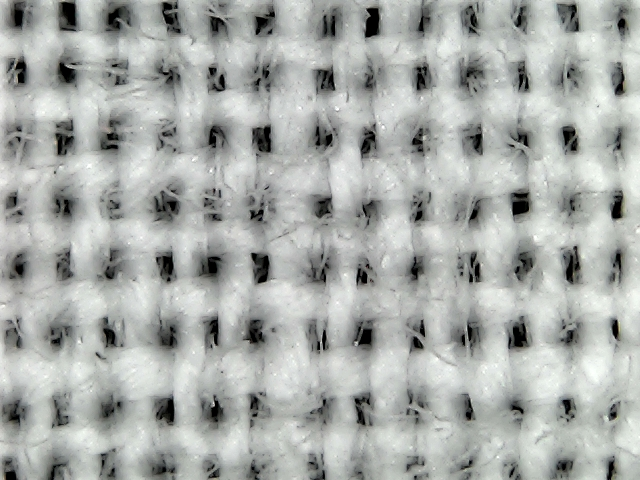
%> input picture 25.jpg, 640 x 480 px
$ octave MainProgram.m   (GNU Octave 9; MATLAB toolbox functions it lacks are replaced by stand-ins)
%> lines starting %> are read from the running program, lines starting %| are printed output that depends on the picture; in (x1, y1, x2, y2) boxes, pixels count from 0 and x2, y2 are one past the last pixel; in counts of white or black regions, pixels touching at a corner belong together; the program's own positions count from 1
### hasHoles.m
function b = hasHoles(I)
   Ipross = 1-im2bw(I);
    figure, imshow(Ipross);
    % clean the holes
    SE = strel('square',5);
    SE2= strel('square',2);
    SE3 = strel('square',5);
    %cleans the image to make it more square
    IE = imclose(Ipross,SE);
    IE = imopen(IE,SE2);
    IE = imdilate(IE,SE3);
    figure, imshow(IE);
    %gets the edge blobs removed.
    Im = imclearborder(IE,8);
    %if there are more than 10 blobs, this means that the image has holes in it
    %and it is ready for hole extraction. Also less than 1000 in the event of
    %many noise holes that did not get smoothed by the noise removal.
    [L,N] = bwlabel(Im);
    b = 0;
    if(N < 1000 && N > 10)
        b = 1;
    else
        b = 0;
    end
    %Get The average area of all holes in the image

    if(b == 1)
        f = regionprops(L);
        avgArea = 0;
        for i = 1:length(f)
            avgArea = avgArea + f(i).Area(1);
        end
        avgArea =avgArea/length(f);
        %Get the standard deviation of the blobs
        sigma = 0;
        for i = 1:length(f)
            t = f(i).Area(1) - avgArea;
            sigma = sigma + (t*t);
        end
        sigma = sigma / length(f);
        sigma = sqrt(sigma);

        %count again leaving out the outliers.
        count = 0;
        lb = avgArea -(1.5*sigma);
        hb = avgArea +(1.5*sigma);
        for i = 1:length(f)
            x = f(i).Area(1);
            if( x < hb && x > lb)
                count = count + 1;
            end
        end

        %Once again, if the new count is greater than 10 we can be fairly
        %certain that there are enough holes in the image to make an estimation
        %about the quality of the fabric.
        if(count < 1000 && count > 10)
            b = 1;
        else
            b = 0;
        end
    end
    %At the end, if the output is 1 there are approppriate holes, if it is
    %0 there are no appropriate holes.
end

### backup.m
function hole = backup(I)

% we get the holes
Ipross = 1-im2bw(I);
imshow(Ipross);
% clean the holes
SE = strel('square',5);
SE2= strel('square',2);
SE3 = strel('square',3);
%cleans the immage to make it more square
IE = imclose(Ipross,SE);
IE = imopen(IE,SE2);
IE = imdilate(IE,SE3);
%gets the edge blobs removed.
Im = imclearborder(IE,8);
%we can ge the the area of the blobs and put in a histogram.
[L,N] = bwlabel(IE);

figure, imshow(label2rgb(L));
f = regionprops(L);

% histogram
areas = cat(2,f(:).Area);

histogram(areas);
end

### VerticalThreadCount.m
function [vertCount] = VerticalThreadCount(img2)
%VERTICALTHREADCOUNT Summary of this function goes here
%   Detailed explanation goes here
img = imread('21.jpg');
I2 = im2bw(img,0.3);
I2 = 1-I2;
SE = strel('square',15);
SE2 = strel('line',90,90);
I3 = imdilate(I2,SE);
SE = strel('square',15);
I3 = imdilate(I3,SE2);
I4 = imopen(I3,SE);

imshow(I2);
imshow(I3);
imshow(I4);
I5 = 1 - I4;
imshow(I5);


[r,c,layers] = size(I5);

top = I5(1:r,1:2);
bottom = I5(1:r,c-1:c);
[B,topItems] = bwlabel(top,8);
[C,bottomItems] = bwlabel(bottom,8);


I6 = zeros(r,c+2);
I6 = 1 - I6;
I6(1:r,2:c+1) = I5;
imshow(I6);
[A,totalItems] = bwlabel(I6,8);

if topItems  ==0
    totalItems = totalItems-1;
end
if bottomItems == 0
    totalItems = totalItems-1;
end

vertCount = totalItems;
end

### HorizontalThreadCount.m
function [horizontalThreadCount] = HorizontalThreadCount(img)
%HORIZONTALTHREADCOUNT Summary of this function goes here
%   Detailed explanation goes here
I2 = im2bw(img,0.3);
I2 = 1-I2;
SE = strel('square',10);
SE2 = strel('line',150,0);
I3 = imdilate(I2,SE);
SE = strel('square',15);
I3 = imdilate(I3,SE2);
I4 = imopen(I3,SE);

imshow(I2);
imshow(I3);
imshow(I4);
I5 = 1 - I4;
imshow(I5);


[r,c,layers] = size(I5);

left = I5(1:2,1:c);
right = I5(r-1:r,1:c);
[B,leftItems] = bwlabel(left,8);

[C,rightItems] = bwlabel(right,8);

I6 = zeros(r+2,c);
I6 = 1 - I6;
I6(2:r+1,1:c) = I5;
imshow(I6);
[A,totalItems] = bwlabel(I6,8);

if leftItems == 0
    totalItems = totalItems-1;
end
if rightItems == 0
    totalItems = totalItems-1;
end


horizontalThreadCount = totalItems;
end

### InterFunction.m
function strings = InterFunction(I)

Igry = I;

J = histeq(Igry);
%figure, imshow(J);
BW = imbinarize(J);
%figure, imshow(BW);
BW = 1- BW;
SE = strel('line', 40, 90);

BW = imopen(BW,SE);
%figure, imshow(BW);
E= edge(BW,'canny',[],3);
figure ,imshow(E); title("Lines");
% Potential improvement later.
% [H,T,R] = hough(E);
% peaks = houghpeaks(H,125,'Threshold',30);
% lines = houghlines(E,T,R,peaks,'FillGap',20,'MinLength',1);
s = size(E);
c1 = 0;
% making sure that we add padding
D = padarray(E,[1 1],'both');
o = s(1);
for i = 1:s(2)
    if((D(18,i) == true) &&(D(18,i+1) == false))
        c1=c1+1;
    end
end

s = c1/2;
strings = s;
end

### MainProgram.m
I = imread('25.jpg');
%> I is the input picture: size 480x640x3 uint8; mean R, G, B 168.9, 172.5, 169.3

%We get the image clean Eunice and Yue
% we detec if there are holes or not Adrian
b = hasHoles(I);
%> in hasHoles, `Ipross = 1-im2bw(I);`: Ipross: size 480x640 double; values 0 (black) and 1 (white), 14.5% white; 330 white regions (193 under 20 px), largest, box (x1, y1, x2, y2) and area: (102, 0, 135, 37) 856, (196, 246, 227, 284) 726, (149, 190, 181, 224) 679
%> in hasHoles, `IE = imclose(Ipross,SE);`: IE: size 480x640 double; values 0 (black) and 1 (white), 15.8% white; 166 white regions (60 under 20 px), largest, box (x1, y1, x2, y2) and area: (102, 0, 135, 37) 884, (149, 184, 182, 224) 832, (196, 246, 227, 284) 742
%> in hasHoles, `IE = imopen(IE,SE2);`: IE: size 480x640 double; values 0 (black) and 1 (white), 15.7% white; 130 white regions (23 under 20 px), largest, box (x1, y1, x2, y2) and area: (102, 0, 135, 37) 884, (150, 184, 181, 224) 828, (196, 247, 227, 284) 741
%> in hasHoles, `IE = imdilate(IE,SE3);`: IE: size 480x640 double; values 0 (black) and 1 (white), 24% white; 115 white regions, largest, box (x1, y1, x2, y2) and area: (100, 0, 137, 39) 1165, (148, 182, 183, 226) 1148, (194, 245, 229, 286) 1033
%> in hasHoles, `Im = imclearborder(IE,8);`: Im: size 480x640 double; values 0 (black) and 1 (white), 19.3% white; 92 white regions
%> in hasHoles, `[L,N] = bwlabel(Im);`: L: size 480x640 double; 93 distinct labels, from 0 to 92
%> in hasHoles, `[L,N] = bwlabel(Im);`: N = 92
%> in hasHoles, `f = regionprops(L);`: f = 92 regions; largest, box (x1, y1, x2, y2), Area and Centroid: (148, 182, 183, 226) 1148 [167.5 205.1], (194, 245, 229, 286) 1033 [212.1 266.6], (456, 57, 487, 99) 1005 [471.4 76.7], (96, 114, 127, 157) 974 [112.6 137], (449, 315, 484, 358) 967 [468.8 335.9]
%> the loop in hasHoles, `for i = 1:length(f)` made 92 passes
%> avgArea on passes 1 to 12: 622, 1405, 1942, 2643, 2685, 3456, 4344, 4992, 5849, 5891, 6771, 7422
%> after the loop in hasHoles, `for i = 1:length(f)`: avgArea = 59233
%> in hasHoles, `avgArea =avgArea/length(f);`: avgArea = 643.8
%> the loop in hasHoles, `for i = 1:length(f)` made 92 passes
%> (t, sigma) on passes 1 to 12: (-21.84, 476.9), (139.2, 19843.2), (-106.8, 31257.3), (57.16, 34525), (-601.8, 396732.7), (127.2, 412903.1), (244.2, 472518.7), (4.16, 472536), (213.2, 517974.5), (-601.8, 880182.2), (236.2, 935955.2), (7.16, 936006.5)
%> after the loop in hasHoles, `for i = 1:length(f)`: sigma = 6532142.6
%> in hasHoles, `sigma = sigma / length(f);`: sigma = 71001.5
%> in hasHoles, `sigma = sqrt(sigma);`: sigma = 266.5
%> in hasHoles, `lb = avgArea -(1.5*sigma);`: lb = 244.1
%> in hasHoles, `hb = avgArea +(1.5*sigma);`: hb = 1043.5
%> the loop in hasHoles, `for i = 1:length(f)` made 92 passes
%> x on passes 1 to 12: 622, 783, 537, 701, 42, 771, 888, 648, 857, 42, 880, 651
%> after the loop in hasHoles, `for i = 1:length(f)`: count = 80
%> b = 1
% if holes
if( b == 1)
    %count holes
    backup(I);
%> in backup, `IE = imdilate(IE,SE3);`: IE: size 480x640 double; values 0 (black) and 1 (white), 19.7% white; 123 white regions (7 under 20 px), largest, box (x1, y1, x2, y2) and area: (101, 0, 136, 38) 1023, (149, 183, 182, 225) 984, (195, 246, 228, 285) 883
%> in backup, `Im = imclearborder(IE,8);`: Im: size 480x640 double; values 0 (black) and 1 (white), 16.6% white; 104 white regions (7 under 20 px)
%> in backup, `[L,N] = bwlabel(IE);`:
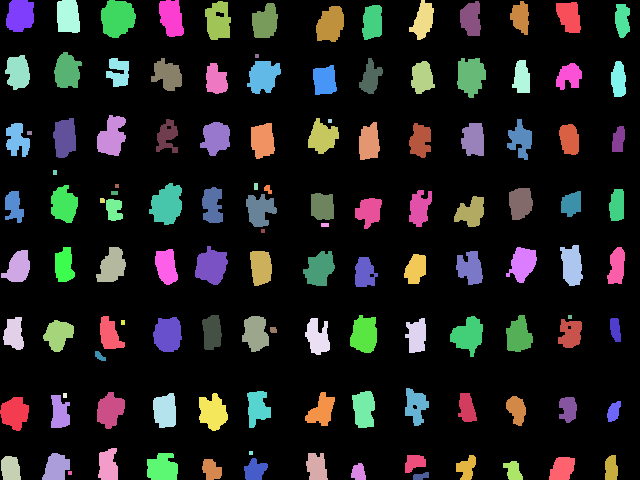
%> L: size 480x640 double; 124 distinct labels, from 0 to 123; one colour per label, 0 black
%> in backup, `[L,N] = bwlabel(IE);`: N = 123
%> in backup, `f = regionprops(L);`: f = 123 regions; largest, box (x1, y1, x2, y2), Area and Centroid: (101, 0, 136, 38) 1023 [118.1 18.7], (149, 183, 182, 225) 984 [167.5 205.2], (195, 246, 228, 285) 883 [212 266.7], (457, 58, 486, 98) 853 [471.4 76.6], (450, 316, 483, 357) 815 [468.8 335.8]
%> in backup, `areas = cat(2,f(:).Area);`: areas = 123 values, max 1023 at index 28, min 16 at index 20, mean 491.6
%> figure, not shown here; tallest bar 45 high, from x = 400 to 600
    %Count threads
    verical = VerticalThreadCount(I);
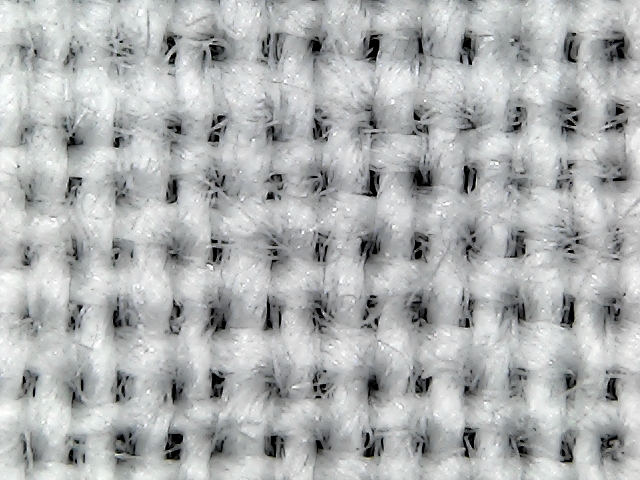
%> input picture 21.jpg, 640 x 480 px
%> in VerticalThreadCount, img is the input picture: size 480x640x3 uint8; mean R, G, B 174.9, 177.2, 177.6
%> in VerticalThreadCount, `I2 = im2bw(img,0.3);`: I2: size 480x640 logical; 96.1% white; 420 black regions (298 under 20 px), largest, box (x1, y1, x2, y2) and area: (603, 37, 627, 62) 309, (411, 167, 433, 190) 308, (360, 235, 381, 264) 305
%> in VerticalThreadCount, `I3 = imdilate(I2,SE);`: I3: size 480x640 double; values 0 (black) and 1 (white), 31.2% white; 96 white regions, largest, box (x1, y1, x2, y2) and area: (200, 290, 237, 341) 1549, (305, 286, 341, 340) 1510, (404, 153, 440, 204) 1433
%> in VerticalThreadCount, `I3 = imdilate(I3,SE2);`:
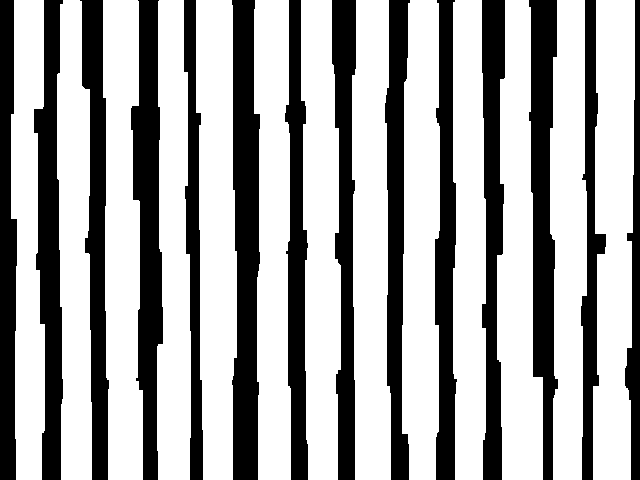
%> I3: size 480x640 double; values 0 (black) and 1 (white), 65.1% white; 14 black regions, largest, box (x1, y1, x2, y2) and area: (232, 0, 260, 480) 11087, (131, 0, 163, 480) 9822, (529, 0, 558, 480) 9127
%> in VerticalThreadCount, `top = I5(1:r,1:2);`: top = 480 rows, first 12: [1 1; 1 1; 1 1; 1 1; 1 1; 1 1; 1 1; 1 1; 1 1; 1 1; 1 1; 1 1]
%> in VerticalThreadCount, `bottom = I5(1:r,c-1:c);`: bottom has the same summary as top
%> in VerticalThreadCount, `[B,topItems] = bwlabel(top,8);`: B has the same summary as top; topItems = 1
%> in VerticalThreadCount, `[C,bottomItems] = bwlabel(bottom,8);`: C has the same summary as top
%> in VerticalThreadCount, `I6(1:r,2:c+1) = I5;`: I6: size 480x642 double; values 0 (black) and 1 (white), 35.1% white; 14 white regions, largest, box (x1, y1, x2, y2) and area: (233, 0, 261, 480) 11087, (132, 0, 164, 480) 9822, (530, 0, 559, 480) 9127
%> in VerticalThreadCount, `[A,totalItems] = bwlabel(I6,8);`:
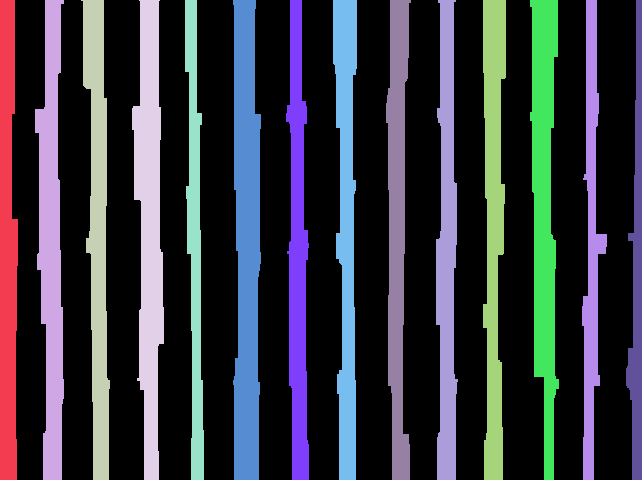
%> A: size 480x642 double; 15 distinct labels, from 0 to 14; one colour per label, 0 black
%> in VerticalThreadCount, `[A,totalItems] = bwlabel(I6,8);`: totalItems = 14
%> verical = 14
    hori = HorizontalThreadCount(I);
%> in HorizontalThreadCount, `I2 = im2bw(img,0.3);`: I2: size 480x640 logical; 94.3% white; 349 black regions (219 under 20 px), largest, box (x1, y1, x2, y2) and area: (59, 2, 77, 31) 409, (252, 126, 271, 153) 383, (251, 253, 270, 283) 377
%> in HorizontalThreadCount, `I3 = imdilate(I2,SE);`: I3: size 480x640 double; values 0 (black) and 1 (white), 23.3% white; 108 white regions, largest, box (x1, y1, x2, y2) and area: (151, 186, 184, 226) 1146, (51, 116, 79, 160) 994, (102, 2, 135, 36) 968
%> in HorizontalThreadCount, `I3 = imdilate(I3,SE2);`: I3: size 480x640 double; values 0 (black) and 1 (white), 65.1% white; 8 black regions, largest, box (x1, y1, x2, y2) and area: (0, 350, 640, 396) 21664, (0, 284, 640, 317) 16560, (0, 89, 640, 123) 15290
%> in HorizontalThreadCount, `I4 = imopen(I3,SE);`:
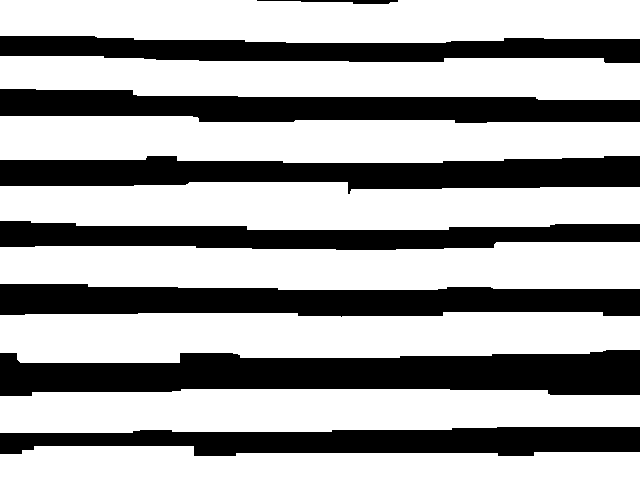
%> I4: size 480x640 double; values 0 (black) and 1 (white), 64.6% white; 8 black regions, largest, box (x1, y1, x2, y2) and area: (0, 350, 640, 396) 21664, (0, 284, 640, 317) 16560, (0, 156, 640, 194) 16296
%> in HorizontalThreadCount, `left = I5(1:2,1:c);`: left = 640 columns, first 8: [0 0 0 0 0 0 0 0; 0 0 0 0 0 0 0 0]
%> in HorizontalThreadCount, `right = I5(r-1:r,1:c);`: right has the same summary as left
%> in HorizontalThreadCount, `[B,leftItems] = bwlabel(left,8);`: B has the same summary as left; leftItems = 1
%> in HorizontalThreadCount, `[C,rightItems] = bwlabel(right,8);`: C has the same summary as left; rightItems = 0
%> in HorizontalThreadCount, `I6(2:r+1,1:c) = I5;`: I6: size 482x640 double; values 0 (black) and 1 (white), 35.7% white; 9 white regions, largest, box (x1, y1, x2, y2) and area: (0, 351, 640, 397) 21664, (0, 285, 640, 318) 16560, (0, 157, 640, 195) 16296
%> in HorizontalThreadCount, `[A,totalItems] = bwlabel(I6,8);`:
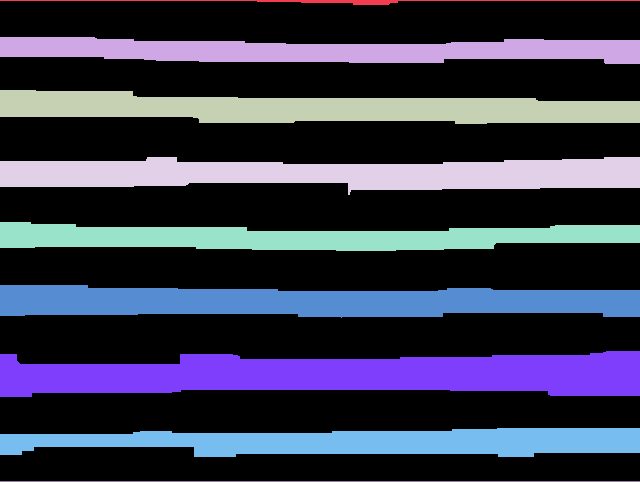
%> A: size 482x640 double; 10 distinct labels, from 0 to 9; one colour per label, 0 black
%> in HorizontalThreadCount, `[A,totalItems] = bwlabel(I6,8);`: totalItems = 9
%> in HorizontalThreadCount, `totalItems = totalItems-1;`: totalItems = 8
%> hori = 8
    %if not
    %count interThreads
    inter = InterFunction(I);
%> in InterFunction, `BW = imopen(BW,SE);`:
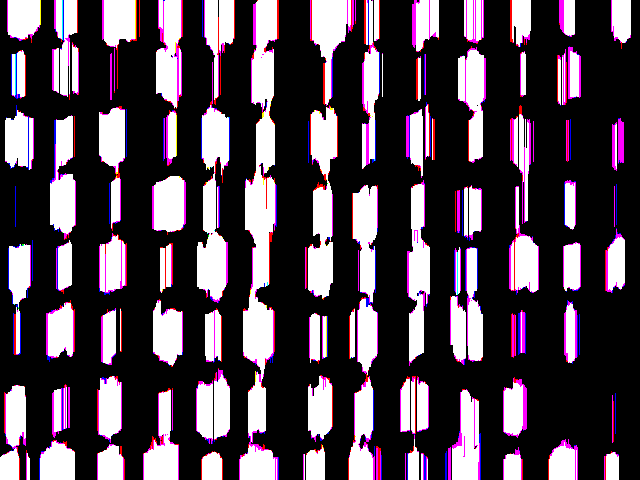
%> BW: size 480x640x3 double; mean R, G, B 0.316, 0.267, 0.312
%> the run ends on the next line
